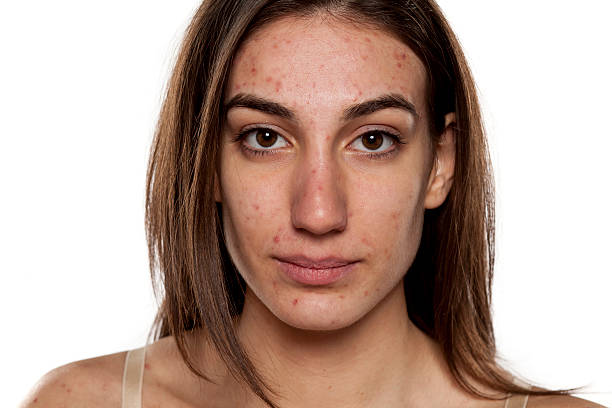
#> input picture AI-Doctor/data_random_faceimages/face2.jpg, 612 x 408 px, found by its file name
$ python facepimple.py
#> lines starting #> are read from the running program, lines starting #| are printed output that depends on the picture; after the words box and inside, x2 and y2 are one past the last pixel; in counts of white or black regions, pixels touching at a corner belong together
#> in main, image is the input picture: shape (408, 612, 3); mean B, G, R 152.5, 163.3, 187.9
import cv2
import numpy as np

def detect_pimples(image):
    # Convert the image to HSV color space
    hsv = cv2.cvtColor(image, cv2.COLOR_BGR2HSV)
#> hsv: shape (408, 612, 3); mean H, S, V 7.7, 76.6, 187.9

    # Define a range for pimple-like colors (reddish)
    lower_red1 = np.array([0, 100, 100])
    upper_red1 = np.array([10, 255, 255])
    mask1 = cv2.inRange(hsv, lower_red1, upper_red1)
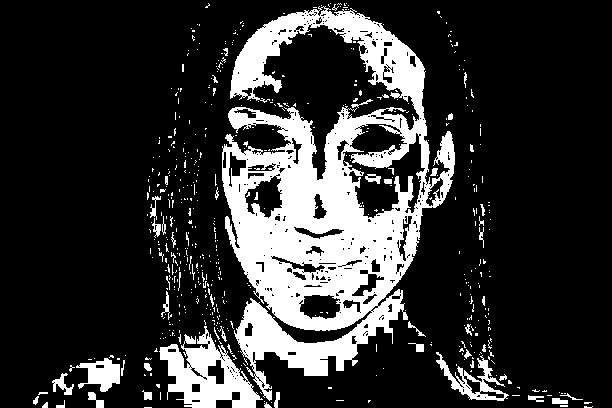
#> mask1: shape (408, 612); 19.9% white; 550 white regions (499 under 20 px), largest, box (x1, y1, x2, y2) and area: (222, 6, 455, 401) 39796, (159, 326, 263, 408) 3938, (436, 352, 509, 401) 1034

    lower_red2 = np.array([160, 100, 100])
    upper_red2 = np.array([179, 255, 255])
    mask2 = cv2.inRange(hsv, lower_red2, upper_red2)
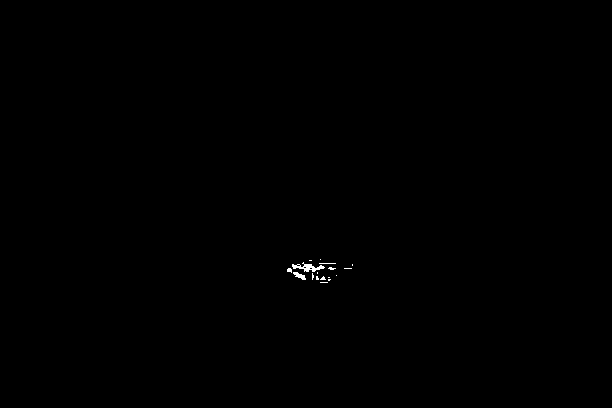
#> mask2: shape (408, 612); 0.13% white; 17 white regions (15 under 20 px), largest, box (x1, y1, x2, y2) and area: (292, 262, 325, 272) 143, (293, 272, 306, 280) 54

    # Combine masks for potential pimple regions
    pimple_mask = cv2.add(mask1, mask2)
#> pimple_mask: shape (408, 612); 20% white; 550 white regions (499 under 20 px), largest, box (x1, y1, x2, y2) and area: (222, 6, 455, 401) 40110, (159, 326, 263, 408) 3938, (436, 352, 509, 401) 1034

    # Additional mask for skin tones to filter the background
    lower_skin = np.array([0, 30, 60])
    upper_skin = np.array([20, 150, 255])
    skin_mask = cv2.inRange(hsv, lower_skin, upper_skin)
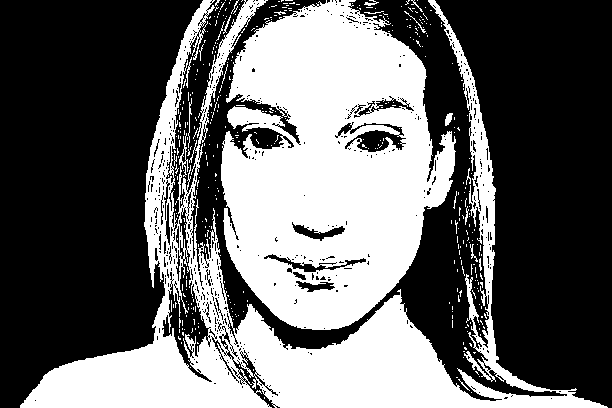
#> skin_mask: shape (408, 612); 39.8% white; 407 white regions (386 under 20 px), largest, box (x1, y1, x2, y2) and area: (221, 0, 456, 330) 52404, (20, 0, 608, 408) 44939, (179, 133, 189, 177) 119

    # Combine masks to focus on skin areas with potential pimples
    combined_mask = cv2.bitwise_and(skin_mask, pimple_mask)
#> combined_mask: shape (408, 612); 18.4% white; 605 white regions (552 under 20 px), largest, box (x1, y1, x2, y2) and area: (222, 6, 455, 330) 32099, (234, 295, 408, 376) 4044, (159, 332, 262, 408) 3515

    # Morphological operations to clean up the mask
    kernel = np.ones((3, 3), np.uint8)
    combined_mask = cv2.morphologyEx(combined_mask, cv2.MORPH_CLOSE, kernel, iterations=2)
#> combined_mask: shape (408, 612); 22.4% white; 193 white regions (148 under 20 px), largest, box (x1, y1, x2, y2) and area: (154, 3, 455, 408) 49566, (52, 355, 125, 395) 1260, (436, 360, 520, 401) 768
    combined_mask = cv2.morphologyEx(combined_mask, cv2.MORPH_OPEN, kernel, iterations=2)
#> combined_mask: shape (408, 612); 21.1% white; 26 white regions (1 under 20 px), largest, box (x1, y1, x2, y2) and area: (160, 3, 455, 408) 48742, (80, 358, 124, 392) 937, (451, 372, 508, 401) 644

    # Apply the combined mask to the original image
    masked_image = cv2.bitwise_and(image, image, mask=combined_mask)
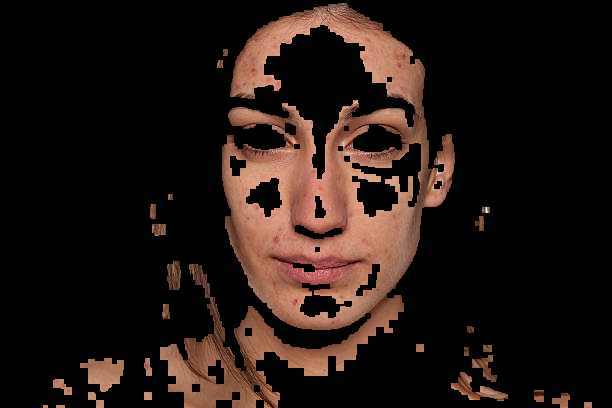
#> masked_image: shape (408, 612, 3); mean B, G, R 18.3, 23, 34.9

    # Convert the masked image to grayscale
    gray = cv2.cvtColor(masked_image, cv2.COLOR_BGR2GRAY)
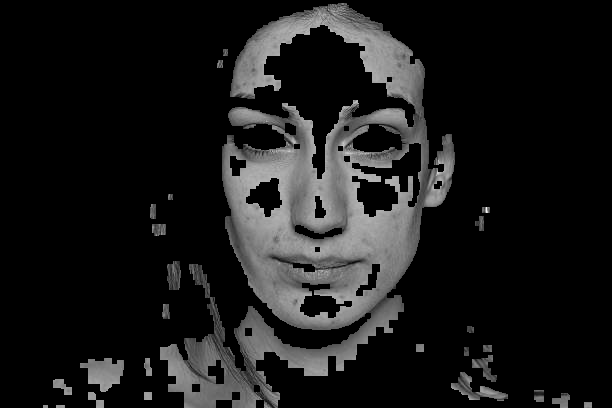
#> gray: shape (408, 612); min 0, max 253, mean 26

    # Apply Gaussian blur to reduce noise
    blurred = cv2.GaussianBlur(gray, (5, 5), 0)

    # Use adaptive thresholding for better edge detection
    adaptive_thresh = cv2.adaptiveThreshold(blurred, 255, cv2.ADAPTIVE_THRESH_GAUSSIAN_C,
                                            cv2.THRESH_BINARY_INV, 11, 2)
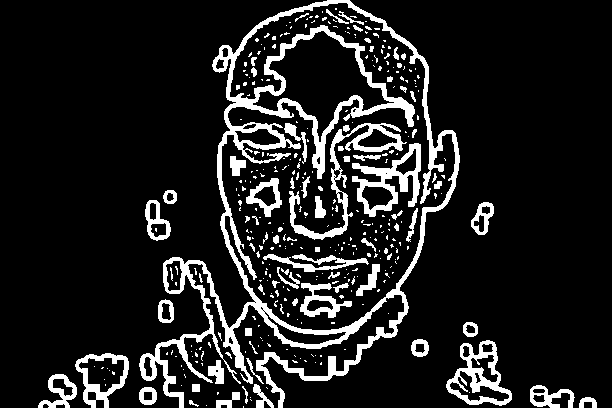
#> adaptive_thresh: shape (408, 612); 12.6% white; 359 white regions (284 under 20 px)

    # Find contours in the thresholded image
    contours, _ = cv2.findContours(adaptive_thresh, cv2.RETR_EXTERNAL, cv2.CHAIN_APPROX_SIMPLE)
#> contours = 69 contours, 50 with area under 20; largest, box (x1, y1, x2, y2) and area: (139, 0, 460, 408) 65876, (446, 340, 512, 406) 2507, (75, 353, 129, 408) 1892, (145, 200, 171, 241) 651, (38, 374, 77, 408) 633

    # Print the number of contours found before filtering
    print(f"Number of contours found: {len(contours)}")
#| Number of contours found: 69

    # Filter contours to detect pimples based on area and shape
    min_area = 15  # Minimum area threshold for pimples
    max_area = 200  # Maximum area threshold for pimples
    pimple_contours = [cnt for cnt in contours if min_area < cv2.contourArea(cnt) < max_area]
#> pimple_contours = 9 contours, 1 with area under 20; largest, box (x1, y1, x2, y2) and area: (463, 322, 478, 337) 170, (253, 384, 274, 408) 161, (163, 190, 177, 204) 144, (216, 392, 240, 408) 134, (579, 397, 597, 408) 94, (192, 384, 200, 392) 49, (245, 328, 252, 336) 42, (246, 358, 264, 384) 42

    # Draw detected pimples on the original image
    detected_image = image.copy()
    for cnt in pimple_contours:
        # Calculate the aspect ratio to filter out elongated shapes
        x, y, w, h = cv2.boundingRect(cnt)
        aspect_ratio = float(w) / h
        if 0.5 < aspect_ratio < 1.5:  # Accept contours with aspect ratios near 1 (circular)
            cv2.drawContours(detected_image, [cnt], -1, (0, 255, 0), 2)  # Draw contours in green
#> this loop made 9 passes
#> (x, y, w, h, aspect_ratio) on passes 1, 2, 3, 4, 6, 8, 9: (579, 397, 18, 11, 1.64), (216, 392, 24, 16, 1.5), (242, 386, 6, 18, 0.333), (253, 384, 21, 24, 0.875), (246, 358, 18, 26, 0.692), (463, 322, 15, 15, 1), (163, 190, 14, 14, 1)
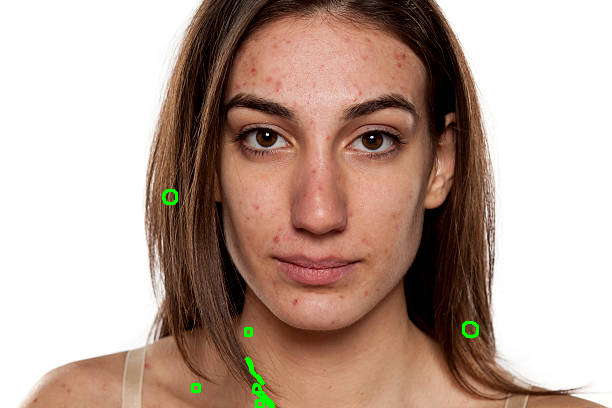
#> detected_image: shape (408, 612, 3); 0.36% of pixels changed, all inside (x1, y1, x2, y2) = (162, 189, 479, 408)

    return detected_image, len(pimple_contours), pimple_contours, masked_image, blurred, adaptive_thresh

def diagnose(pimple_count, pimple_contours):
    diagnosis = ""
    if pimple_count == 0:
        diagnosis = "No pimples detected. Skin appears healthy."
    elif pimple_count <= 5:
        diagnosis = "Mild acne detected. Consider a gentle skincare routine."
    elif pimple_count <= 15:
        diagnosis = "Moderate acne detected. A consultation with a dermatologist is recommended."
    else:
        diagnosis = "Severe acne detected. Immediate medical attention is advised."

    # Face mapping insights based on the provided link
    for cnt in pimple_contours:
        # Get the centroid of the contour
        M = cv2.moments(cnt)
        if M["m00"] != 0:
            cX = int(M["m10"] / M["m00"])
            cY = int(M["m01"] / M["m00"])
        else:
            cX, cY = 0, 0

        # Determine the area of the face based on coordinates
        if cY < 100:  # Forehead area
            diagnosis += " Forehead acne may indicate issues with the digestive system."
        elif 100 <= cY < 200 and 100 <= cX < 300:  # Between eyebrows
            diagnosis += " Acne between the eyebrows may relate to liver health."
        elif 100 <= cY < 200 and cX >= 300:  # Temples
            diagnosis += " Acne on the temples may indicate kidney issues."
        elif 200 <= cY < 300 and 100 <= cX < 300:  # Nose
            diagnosis += " Acne on the nose may suggest heart-related issues."
        elif 200 <= cY < 300 and cX >= 300:  # Cheeks
            diagnosis += " Cheek acne may relate to stomach or respiratory issues."
        elif cY >= 300:  # Chin area
            diagnosis += " Chin acne may indicate hormonal imbalances."

    return diagnosis

def main():
    # Load an image of the face
    image_path = 'face2.jpg'  # Updated with the path to the uploaded image
    image = cv2.imread(image_path)

    if image is None:
        print("Error: Could not read the image. Please check the path.")
        return

    # Detect pimples
    detected_image, pimple_count, pimple_contours, masked_image, blurred, adaptive_thresh = detect_pimples(image)
#> pimple_count = 9

    # Print the shape of the masked image
    print(f"Masked image shape: {masked_image.shape}")
#| Masked image shape: (408, 612, 3)

    # Provide diagnosis based on pimple count
    diagnosis = diagnose(pimple_count, pimple_contours)
#> the loop in diagnose, `for cnt in pimple_contours:` made 9 passes
#> (cnt, cX, cY) on passes 5, 7: ([[192, 384], [192, 391], [199, 391], [199, 384]], 195, 387), ([[245, 328], [245, 335], [251, 335], [251, 328]], 248, 331)

    # Display the results
    cv2.imshow('Detected Pimples', detected_image)
    cv2.imshow('Masked Image', masked_image)
    cv2.imshow('Blurred Image', blurred)
    cv2.imshow('Adaptive Threshold', adaptive_thresh)
    cv2.waitKey(0)
    cv2.destroyAllWindows()

    print(f"Pimple Count: {pimple_count}")
#| Pimple Count: 9
    print(f"Diagnosis: {diagnosis}")
#> (printed output is left out)

if __name__ == "__main__":
    main()
